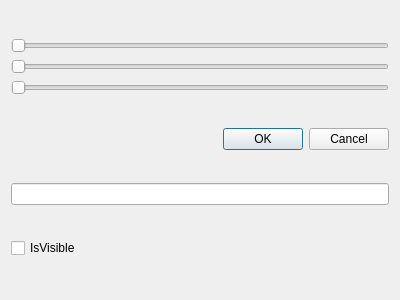
<?xml version="1.0" encoding="UTF-8"?>
<ui version="4.0">
 <class>OptionDialog</class>
 <widget class="QDialog" name="OptionDialog">
  <property name="geometry">
   <rect>
    <x>0</x>
    <y>0</y>
    <width>400</width>
    <height>300</height>
   </rect>
  </property>
  <property name="windowTitle">
   <string>Dialog</string>
  </property>
  <layout class="QVBoxLayout" name="verticalLayout_2">
   <item>
    <layout class="QVBoxLayout" name="verticalLayout">
     <item>
      <widget class="QSlider" name="rSlider">
       <property name="maximum">
        <number>255</number>
       </property>
       <property name="orientation">
        <enum>Qt::Orientation::Horizontal</enum>
       </property>
      </widget>
     </item>
     <item>
      <widget class="QSlider" name="gSlider">
       <property name="maximum">
        <number>255</number>
       </property>
       <property name="orientation">
        <enum>Qt::Orientation::Horizontal</enum>
       </property>
      </widget>
     </item>
     <item>
      <widget class="QSlider" name="bSlider">
       <property name="maximum">
        <number>255</number>
       </property>
       <property name="orientation">
        <enum>Qt::Orientation::Horizontal</enum>
       </property>
      </widget>
     </item>
    </layout>
   </item>
   <item>
    <widget class="QDialogButtonBox" name="buttonBox">
     <property name="orientation">
      <enum>Qt::Orientation::Horizontal</enum>
     </property>
     <property name="standardButtons">
      <set>QDialogButtonBox::StandardButton::Cancel|QDialogButtonBox::StandardButton::Ok</set>
     </property>
    </widget>
   </item>
   <item>
    <widget class="QLineEdit" name="nameLineEdit"/>
   </item>
   <item>
    <widget class="QCheckBox" name="isVisibleCheckBox">
     <property name="text">
      <string>IsVisible</string>
     </property>
    </widget>
   </item>
  </layout>
 </widget>
 <resources/>
 <connections>
  <connection>
   <sender>buttonBox</sender>
   <signal>accepted()</signal>
   <receiver>OptionDialog</receiver>
   <slot>accept()</slot>
   <hints>
    <hint type="sourcelabel">
     <x>248</x>
     <y>254</y>
    </hint>
    <hint type="destinationlabel">
     <x>157</x>
     <y>274</y>
    </hint>
   </hints>
  </connection>
  <connection>
   <sender>buttonBox</sender>
   <signal>rejected()</signal>
   <receiver>OptionDialog</receiver>
   <slot>reject()</slot>
   <hints>
    <hint type="sourcelabel">
     <x>316</x>
     <y>260</y>
    </hint>
    <hint type="destinationlabel">
     <x>286</x>
     <y>274</y>
    </hint>
   </hints>
  </connection>
 </connections>
</ui>
